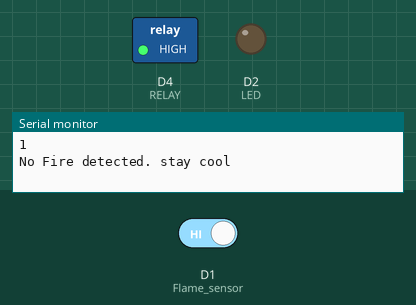
Simulated run of this sketch. Board: ESP8266 (NodeMCU). On the bench: switched loads named in the sketch (green lamp = pin HIGH), output pins drawn as LEDs (lit = HIGH), the last lines printed to the serial monitor. The test bench sets the inputs (shaded band); at power-on: D1 (Flame_sensor) HIGH. WiFi joins after 1.5 s; servers stay silent unless stated.

Above: at 3.0 s.
3.1 s: D1 (Flame_sensor) driven LOW
At 4.5 s:
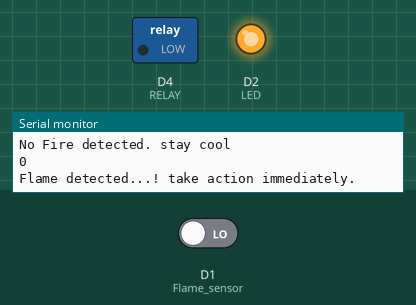
5.3 s: D1 (Flame_sensor) driven HIGH
At 6.1 s:
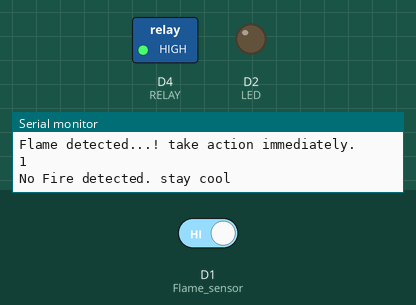
Timing chart, 0 to 8.3 s (numbered marks = the images above; inputs shaded):
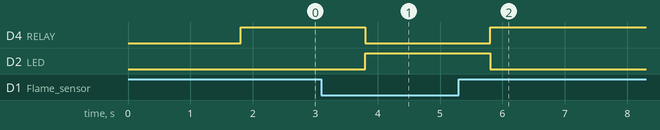

Measured:
- after the input at 3.1 s, D4 (RELAY): HIGH → LOW after 0.70 s; D2 (LED): LOW → HIGH after 0.70 s
- after the input at 5.3 s, D4 (RELAY): LOW → HIGH after 0.50 s; D2 (LED): HIGH → LOW after 0.50 s

The sketch:

code.ino
```cpp
//Welcome to The IoT Projects
//IoT Based Fire Alarm Notification and control system using ESP8266
#define BLYNK_PRINT Serial
#include <ESP8266WiFi.h>
#include <BlynkSimpleEsp8266.h>


int LED = D2;
int RELAY = D4;
int Flame_sensor = D1;
int Flame_detected;

#define BLYNK_TEMPLATE_ID "TMPLIsDc00dp"
#define BLYNK_DEVICE_NAME "fire department "
#define BLYNK_AUTH_TOKEN "MI6bR4M7ckvg0jYrgUZ1m_hKkm4PhzPo"

BlynkTimer timer;
char auth[] = "MI6bR4M7ckvg0jYrgUZ1m_hKkm4PhzPo"; //Auth code sent via Email
char ssid[] = "Rushikesh";
char pass[] = "12345678";

void notifyOnFire()
{
  Flame_detected = digitalRead(Flame_sensor);
  Serial.println(Flame_detected);
  //delay(100);
  if (Flame_detected == 0) {
    Serial.println("Flame detected...! take action immediately.");
    Blynk.notify("Alert : Fire detected...! take action immediately.");
    digitalWrite(LED, HIGH);
    digitalWrite(RELAY, LOW);
    delay(500);
  }
  else
  {
    Serial.println("No Fire detected. stay cool");
    digitalWrite(LED, LOW);
    digitalWrite(RELAY, HIGH);
  }
}
void setup()
{
  Serial.begin(115200);
  Blynk.begin(auth, ssid, pass, "blynk.cloud",80);
  pinMode(LED, OUTPUT);
  pinMode(RELAY, OUTPUT);
  digitalWrite(RELAY, HIGH);
  pinMode(Flame_sensor, INPUT_PULLUP);
  timer.setInterval(1000L, notifyOnFire);
}
void loop()
{
  Blynk.run();
  timer.run();
}
```
